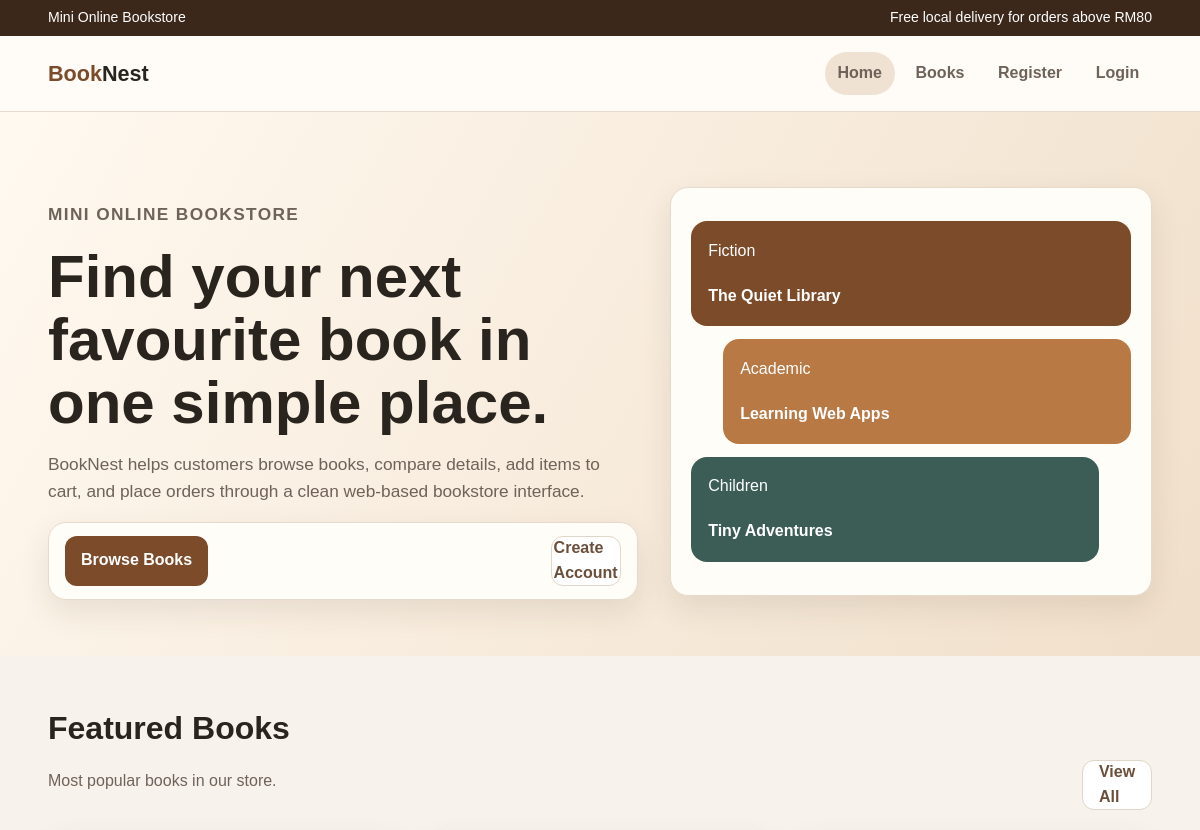
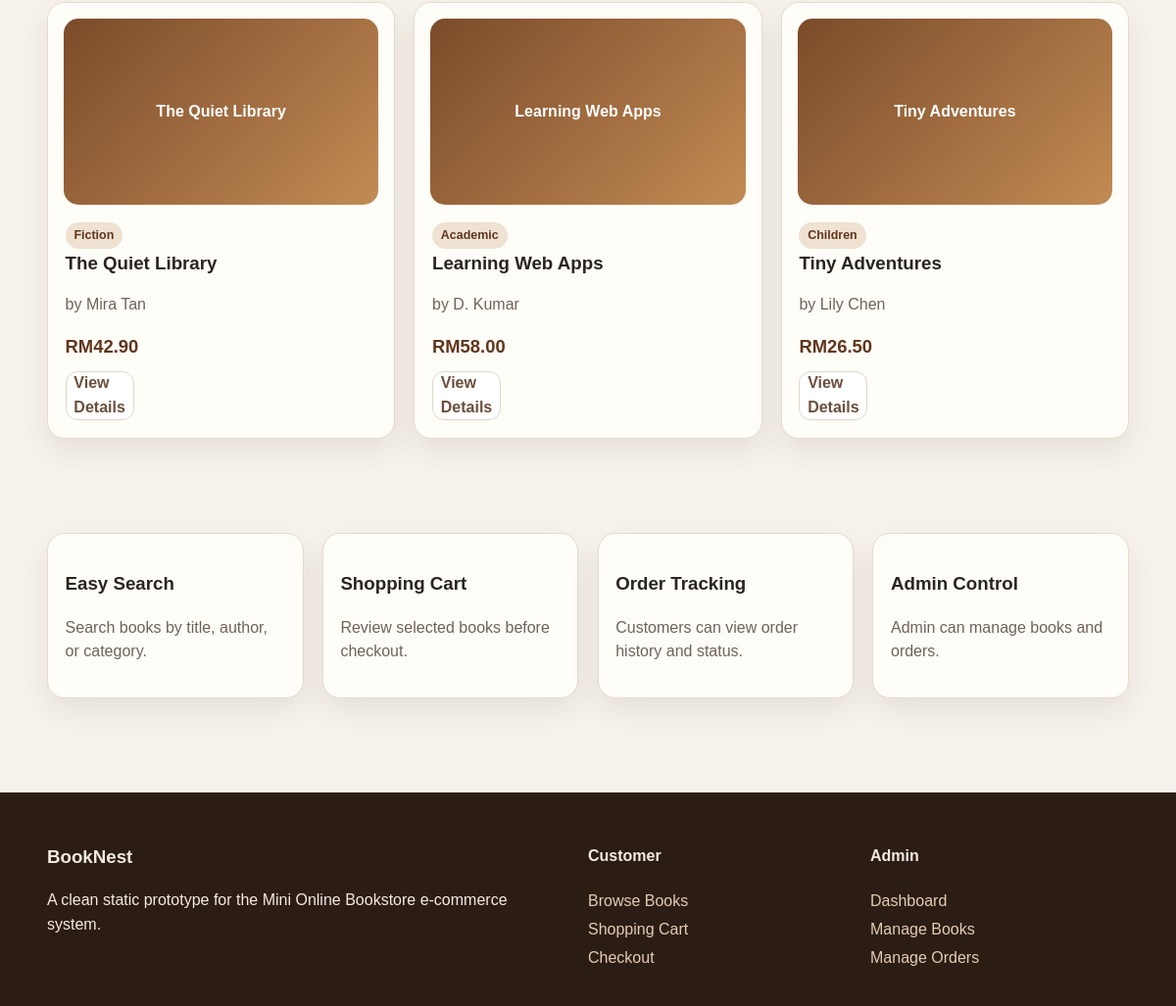
The page / on the database its author committed (2 pictures, top to bottom).
### tables this page shows
CREATE TABLE `books` (
  `book_id` int(11) NOT NULL,
  `title` varchar(150) NOT NULL,
  `author` varchar(100) NOT NULL,
  `category` varchar(50) NOT NULL,
  `price` decimal(10,2) NOT NULL,
  `stock` int(11) NOT NULL,
  `description` text DEFAULT NULL,
  `image` varchar(255) DEFAULT NULL,
  `created_at` timestamp NOT NULL DEFAULT current_timestamp()
);

### app.php (called while the page is built, shortened)
<?php
function isLoggedIn() {
    return isset($_SESSION['user_id']);
}
?>

### index.php (the view, shortened to what this page needs)
<?php
include 'app.php';
$featured = $conn->query("
    SELECT books.*,
           COALESCE(SUM(order_items.quantity), 0) AS total_sold
    FROM books
    LEFT JOIN order_items ON books.book_id = order_items.book_id
    GROUP BY books.book_id
    ORDER BY total_sold DESC
    LIMIT 3
");
$featuredBooks = [];
while ($row = $featured->fetch_assoc()) {
    $featuredBooks[] = $row;
}
?>
<!DOCTYPE html>
<html lang="en">
<head>
    <link rel="stylesheet" href="css/style.css">
</head>
<body>
    <div class="topbar">
        <div class="container">
            <span>Mini Online Bookstore</span>
            <span>Free local delivery for orders above RM80</span>
        </div>
    </div>
    <header class="navbar">
        <div class="container nav-inner">
            <a class="brand" href="index.php">Book<span>Nest</span></a>
            <nav class="nav-links">
                <a class="active" href="index.php">Home</a>
                <a href="books/books.php">Books</a>
                <?php if (!isLoggedIn()): ?>
                    <a href="auth/register.php">Register</a>
                    <a href="auth/login.php">Login</a>
                <?php elseif (isAdmin()): ?>
                    <a href="admin/admin-dashboard.php">Dashboard</a>
                    <a href="auth/logout.php">Logout</a>
                <?php endif; ?>
            </nav>
        </div>
    </header>
    <section class="hero">
        <div class="container hero-grid">
            <div>
                <p class="eyebrow">Mini Online Bookstore</p>
                <h1>Find your next favourite book in one simple place.</h1>
                <p>BookNest helps customers browse books, compare details, add items to cart, and place orders through a clean web-based bookstore interface.</p>
                <div class="actions">
                    <a class="btn" href="books/books.php">Browse Books</a>
                    <?php if (!isLoggedIn()): ?>
                        <a class="btn secondary" href="auth/register.php">Create Account</a>
                    <?php endif; ?>
                </div>
            </div>
            <div class="hero-card">
                <?php foreach ($featuredBooks as $b): ?>
                    <div class="mock-book">
                        <span><?php echo htmlspecialchars($b['category']); ?></span>
                        <strong><?php echo htmlspecialchars($b['title']); ?></strong>
                    </div>
                <?php endforeach; ?>
            </div>
        </div>
    </section>
    <section class="section">
        <div class="container">
            <div class="section-head">
                <div>
                    <h2>Featured Books</h2>
                    <p>Most popular books in our store.</p>
                </div>
                <a class="btn secondary" href="books/books.php">View All</a>
            </div>
            <div class="grid grid-3">
                <?php foreach ($featuredBooks as $b): ?>
                <article class="card">
                    <div class="book-cover"><?php echo htmlspecialchars($b['title']); ?></div>
                    <div class="card-body">
                        <span class="tag"><?php echo htmlspecialchars($b['category']); ?></span>
                        <h3 class="book-title"><?php echo htmlspecialchars($b['title']); ?></h3>
                        <p class="meta">by <?php echo htmlspecialchars($b['author']); ?></p>
                        <p class="price">RM<?php echo number_format($b['price'], 2); ?></p>
                        <a class="btn secondary" href="books/book-detail.php?id=<?php echo $b['book_id']; ?>">View Details</a>
                    </div>
                </article>
                <?php endforeach; ?>
            </div>
        </div>
    </section>
    <section class="section">
        <div class="container grid grid-4">
            <div class="card">
                <div class="card-body">
                    <h3>Easy Search</h3>
                    <p class="meta">Search books by title, author, or category.</p>
                </div>
            </div>
            <div class="card">
                <div class="card-body">
                    <h3>Shopping Cart</h3>
                    <p class="meta">Review selected books before checkout.</p>
                </div>
            </div>
            <div class="card">
                <div class="card-body">
                    <h3>Order Tracking</h3>
                    <p class="meta">Customers can view order history and status.</p>
                </div>
            </div>
            <div class="card">
                <div class="card-body">
                    <h3>Admin Control</h3>
                    <p class="meta">Admin can manage books and orders.</p>
                </div>
            </div>
        </div>
    </section>
    <footer class="footer">
        <div class="container footer-grid">
            <div>
                <h3>BookNest</h3>
                <p>A clean static prototype for the Mini Online Bookstore e-commerce system.</p>
            </div>
            <div>
                <h4>Customer</h4>
                <a href="books/books.php">Browse Books</a>
                <a href="orders/cart.php">Shopping Cart</a>
                <a href="orders/checkout.php">Checkout</a>
            </div>
            <div>
                <h4>Admin</h4>
                <a href="admin/admin-dashboard.php">Dashboard</a>
                <a href="admin/manage-books.php">Manage Books</a>
                <a href="admin/manage-orders.php">Manage Orders</a>
            </div>
        </div>
    </footer>
</body>
</html>

### css/style.css (style rules this page uses)
:root { --bg: #f7f3ec; --paper: #fffdf8; --ink: #2a241f; --muted: #6f6259; --line: #e6dacc; --brand: #7b4b2a; --brand-dark: #5f361c; --accent: #b87945; --soft: #efe2d2; --shadow: 0 12px 30px rgba(70, 45, 25, .10); --radius: 18px; }
* { box-sizing: border-box; }
body { margin: 0; font-family: Arial, Helvetica, sans-serif; background: var(--bg); color: var(--ink); line-height: 1.55; }
a { text-decoration: none; color: inherit; }
.container { width: min(1120px, 92%); margin: auto; }
.topbar { background: #3c281b; color: #fff; padding: .45rem 0; font-size: .88rem; }
.topbar .container { display: flex; justify-content: space-between; gap: 1rem; flex-wrap: wrap; }
.navbar { position: sticky; top: 0; z-index: 10; background: rgba(255, 253, 248, .96); border-bottom: 1px solid var(--line); }
.nav-inner { display: flex; align-items: center; justify-content: space-between; padding: 1rem 0; gap: 1rem; }
.brand { font-weight: 800; font-size: 1.35rem; color: var(--brand); }
.brand span { color: var(--ink); }
.nav-links { display: flex; gap: .5rem; flex-wrap: wrap; }
.nav-links a { padding: .55rem .8rem; border-radius: 999px; color: var(--muted); font-weight: 600; }
.nav-links a:hover, .active { background: var(--soft); color: var(--brand-dark); }
.btn { display: inline-flex; align-items: center; justify-content: center; border: 0; border-radius: 12px; padding: .75rem 1rem; background: var(--brand); color: #fff; font-weight: 700; cursor: pointer; height: 50px; font-size: 16px; }
.btn.secondary { background: #ffffff; color: #6b4f3b; border: 1px solid #e0d5c8; padding: 0.4rem 1rem; transition: all 0.2s ease; width: 70px; font-size: 16px; }
.hero { padding: 4.5rem 0 3.5rem; background: linear-gradient(120deg, #fff9f0, #f0dfca); }
.hero-grid, .two-col { display: grid; grid-template-columns: 1.1fr .9fr; align-items: center; gap: 2rem; }
.eyebrow { color: var(--accent); font-weight: 800; text-transform: uppercase; letter-spacing: .08em; font-size: .85rem; }
.hero h1, .page-title h1 { font-size: clamp(2rem, 5vw, 4rem); line-height: 1.05; margin: .5rem 0 1rem; }
.hero p, .page-title p { font-size: 1.08rem; color: var(--muted); max-width: 650px; }
.hero-card, .card, .form-card, .summary, .stat, .table-wrap { background: var(--paper); border: 1px solid var(--line); border-radius: var(--radius); box-shadow: var(--shadow); }
.hero-card { padding: 1.25rem; }
.mock-book { border-radius: 16px; padding: 1.1rem; color: #fff; min-height: 105px; display: flex; flex-direction: column; justify-content: space-between; margin: .8rem 0; background: #7b4b2a; }
.mock-book:nth-child(2) { background: #b87945; margin-left: 2rem; }
.mock-book:nth-child(3) { background: #3c5d55; margin-right: 2rem; }
.actions { display: flex; gap: 0.8rem; align-items: center; justify-content: space-between; background: var(--paper); border: 1px solid var(--line); border-radius: var(--radius); padding: 0.8rem 1rem; box-shadow: var(--shadow); }
.section { padding: 3rem 0; }
.section-head { display: flex; justify-content: space-between; gap: 1rem; align-items: end; margin-bottom: 1.4rem; }
.section-head h2 { font-size: 2rem; margin: 0; }
.section-head p, .meta, .small { color: var(--muted); }
.grid { display: grid; gap: 1.2rem; }
.grid-4 { grid-template-columns: repeat(4, 1fr); }
.grid-3 { grid-template-columns: repeat(3, 1fr); }
.card { overflow: hidden; }
.card-body { padding: 1.1rem; }
.book-cover { height: 190px; border-radius: 15px; margin: 1rem 1rem 0; display: flex; align-items: center; justify-content: center; color: #fff; text-align: center; font-weight: 800; padding: 1rem; background: linear-gradient(135deg, #7b4b2a, #c28b54); }
.book-title { font-weight: 800; margin: 0 0 .25rem; }
.price { color: var(--brand-dark); font-size: 1.15rem; font-weight: 800; margin: .65rem 0; }
.tag { display: inline-block; background: var(--soft); color: var(--brand-dark); border-radius: 999px; padding: .25rem .55rem; font-size: .78rem; font-weight: 700; }
.footer { background: #2b1d14; color: #f5eadf; padding: 2rem 0; margin-top: 3rem; }
.footer-grid { display: grid; grid-template-columns: 2fr 1fr 1fr; gap: 1.5rem; }
.footer a { display: block; color: #e5cbb5; margin: .25rem 0; }

### rows shown on the page
books: category "Fiction", title "The Quiet Library", author "Mira Tan", price "42.90"
books: category "Academic", title "Learning Web Apps", author "D. Kumar", price "58.00"
books: category "Children", title "Tiny Adventures", author "Lily Chen", price "26.50"
